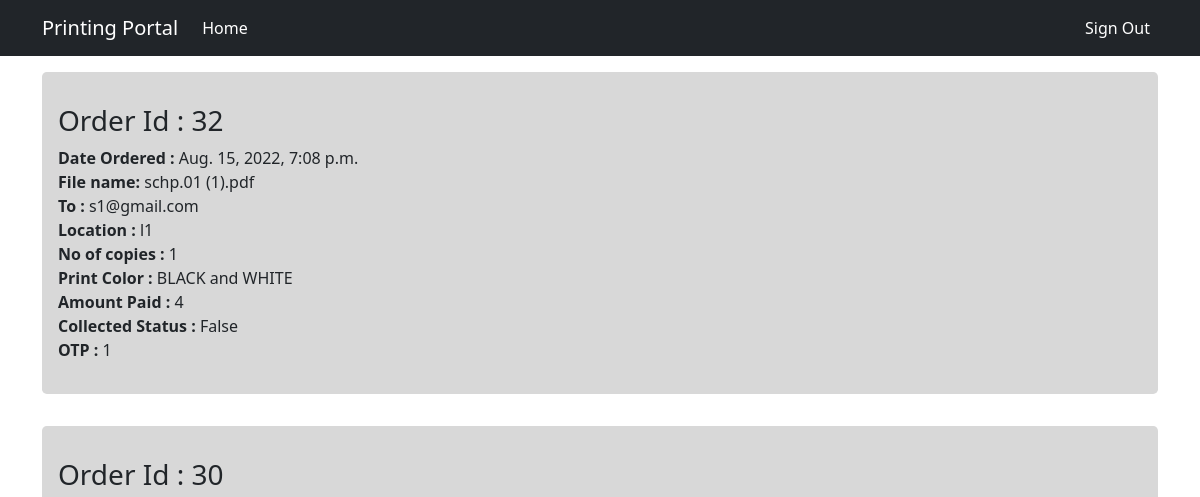
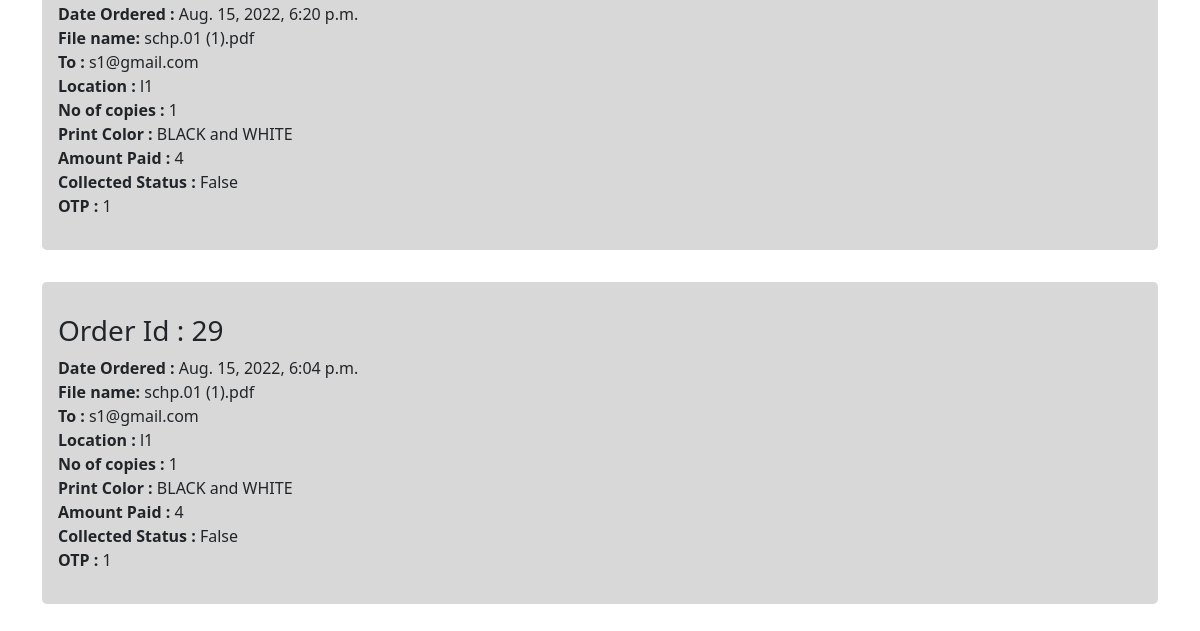
The app's page /order_history/ (signed in), older data (2 pictures, top to bottom).
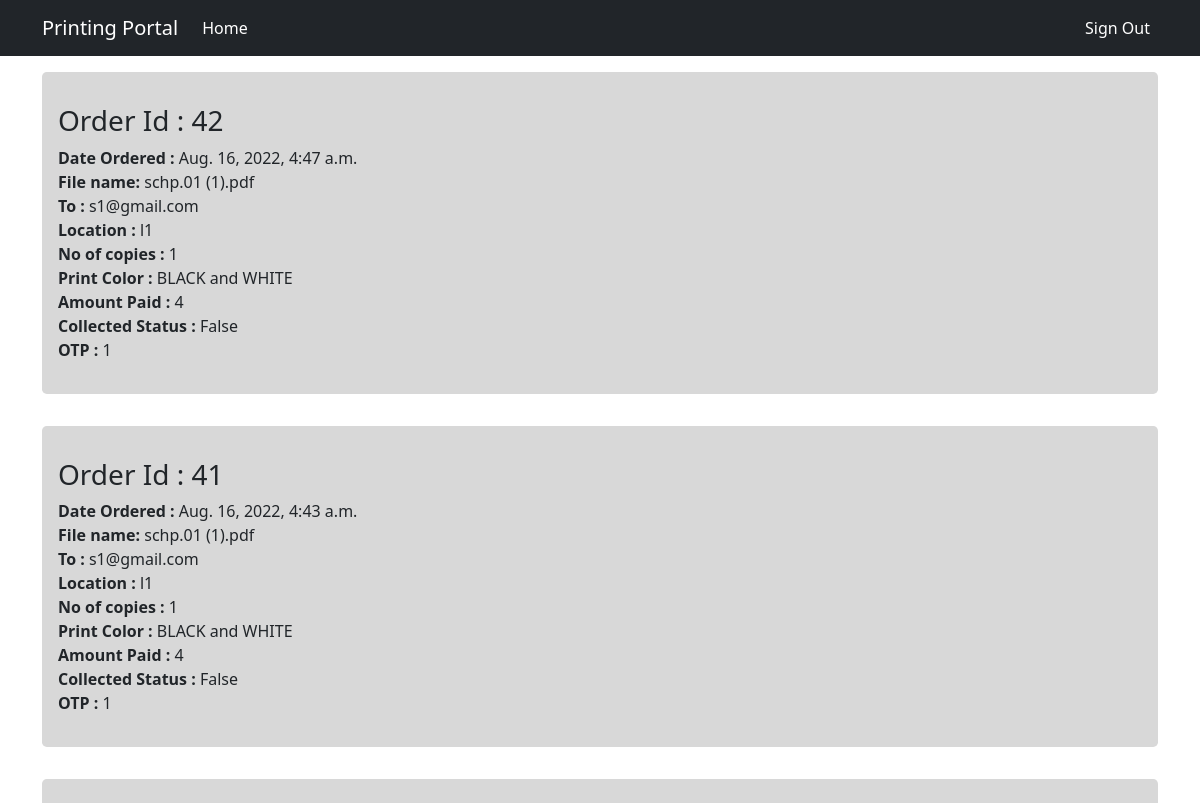
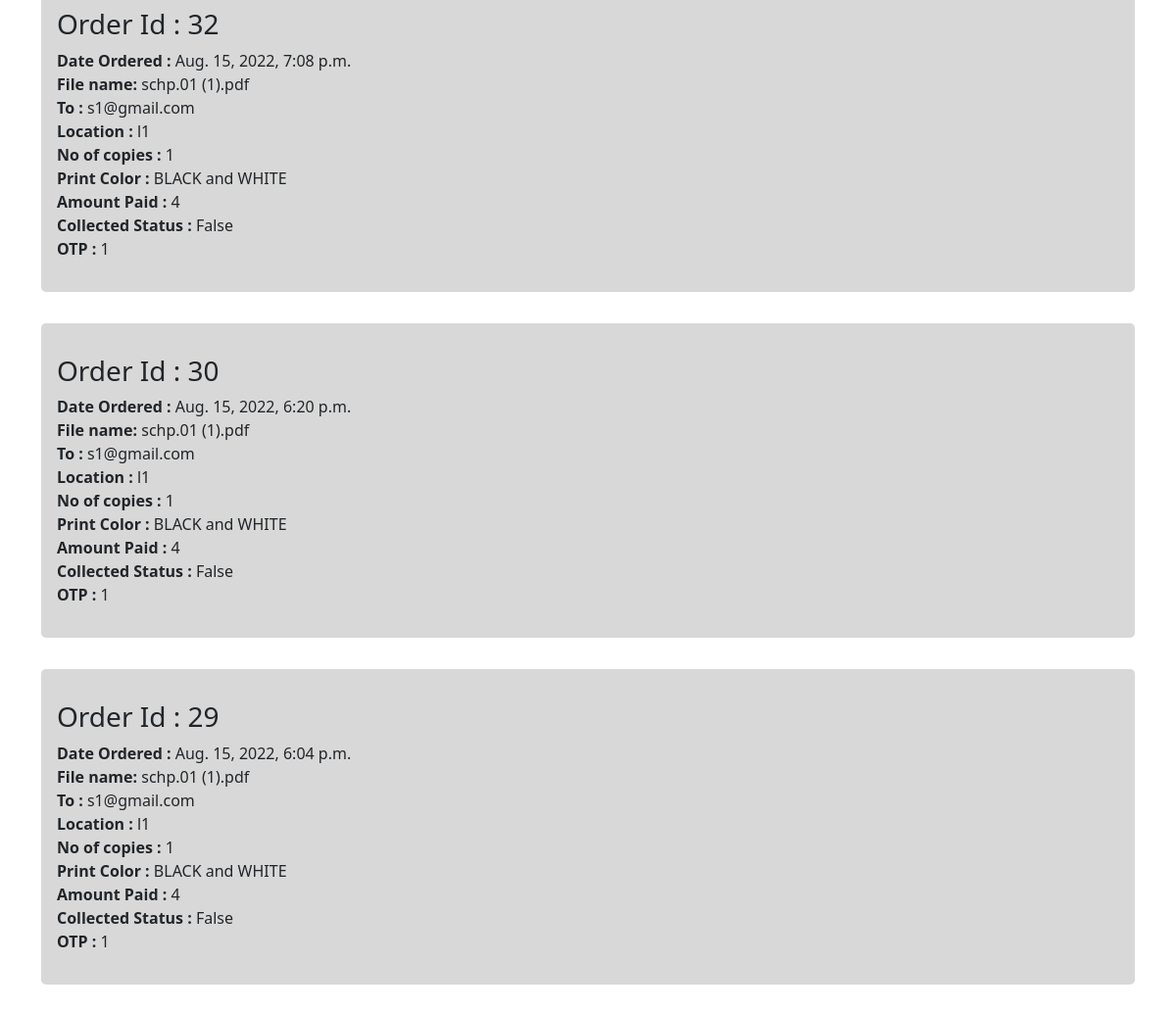
The same page, newer data (2 pictures, top to bottom).
### users/models.py (models this page shows)
class Order(models.Model):
    user = models.ForeignKey(User,on_delete=models.CASCADE)
    shopkeeper_email = models.EmailField(max_length=100)
    shopkeeper_location = models.CharField(max_length=100)
    file = models.FileField(blank=False,upload_to='media/')
    file_name = models.CharField(max_length=100,default="file.pdf")
    no_of_copies = models.IntegerField(default=1)
    black_and_white = models.BooleanField(default=True)
    cost = models.IntegerField()
    date_ordered = models.DateTimeField(default=timezone.now)
    printing_status = models.BooleanField(default=False)
    otp = models.IntegerField(default=0)
    completed_status = models.BooleanField(default=False)
    payment_id = models.CharField(default='0000000000',max_length=100)
    payment_status = models.BooleanField(default=False)

### users/views.py (the view)
# urls.py: path('order_history/',views.Order_History,name='order_history'),
@login_required
def Order_History(request):
    orders = Order.objects.filter(user=request.user,payment_status=True).order_by('-date_ordered')
    return render(request,'users/order_history.html',{'orders':orders})

### users/templates/users/order_history.html (shortened to what this page needs)
{% extends 'users/base.html' %}
{% block content %}
{% for order in orders %}
<div class="jumbotron" >
    <h3>Order Id : {{ order.id }}</h3>
    <strong>Date Ordered : </strong>{{ order.date_ordered }}<br>
    <strong>File name: </strong>{{ order.file_name }}<br>
    <strong>To : </strong>{{ order.shopkeeper_email }}<br>
    <strong>Location : </strong>{{ order.shopkeeper_location }}<br>
    <strong>No of copies : </strong>{{ order.no_of_copies }}<br>
    <strong>Print Color : </strong>
    {% if order.black_and_white %}
        BLACK and WHITE
    {% else %}
        COLOR
    {% endif %}
    <br>
    <strong>Amount Paid : </strong>{{ order.cost }}<br>
    <strong>Collected Status : </strong>{{ order.completed_status }}<br>
    <strong>OTP : </strong>{{ order.otp }}<br>
</div>
{% endfor %}
{% endblock %}

### users/templates/users/base.html (shortened to what this page needs)
{% load static %}
<!DOCTYPE html>
<html lang="en">
<head>
    <link href="https://cdn.jsdelivr.net/npm/bootstrap@5.1.3/dist/css/bootstrap.min.css" rel="stylesheet">
    <link rel="stylesheet" href="{% static 'style.css' %}">
</head>
<body>
    <nav class="navbar navbar-expand-lg navbar-dark bg-dark">
        <div class="container">
          <a class="navbar-brand" href="#">Printing  Portal</a>
          <div class="collapse navbar-collapse" id="navbarSupportedContent">
            <ul class="navbar-nav me-auto mb-2 mb-lg-0">
              <li class="nav-item">
                <a class="nav-link active" aria-current="page" href="{% url 'home' %}">Home</a>
              </li>
            </ul>
              <ul class="navbar-nav  mb-2 mb-lg-0">
              <li class="nav-item">
                {% if user.is_authenticated %}
                  <a class="nav-link active" aria-current="page" href="{% url 'logout' %}">Sign Out</a>
                {% endif %}
              </li>
            </ul>
          </div>
        </div>
      </nav>
      <div class="container">
        <div id="content">{% block content %}{% endblock %}</div>
      </div>
</body>
</html>

### users/static/style.css (style rules this page uses)
.jumbotron { padding: 2rem 1rem; margin-top: 1rem; margin-bottom: 2rem; background-color: #d8d8d8; border-radius: 0.3rem; background: #d8d8d8; }

Row changes from the older to the newer data that the page shows:
added Order: id "42", date_ordered "Aug. 16, 2022, 4:47 a.m.", file_name "schp.01 (1).pdf", shopkeeper_email "s1@gmail.com", shopkeeper_location "l1", no_of_copies "1", black_and_white "BLACK and WHITE", cost "4", completed_status "False", otp "1"
added Order: id "41", date_ordered "Aug. 16, 2022, 4:43 a.m.", file_name "schp.01 (1).pdf", shopkeeper_email "s1@gmail.com", shopkeeper_location "l1", no_of_copies "1", black_and_white "BLACK and WHITE", cost "4", completed_status "False", otp "1"
